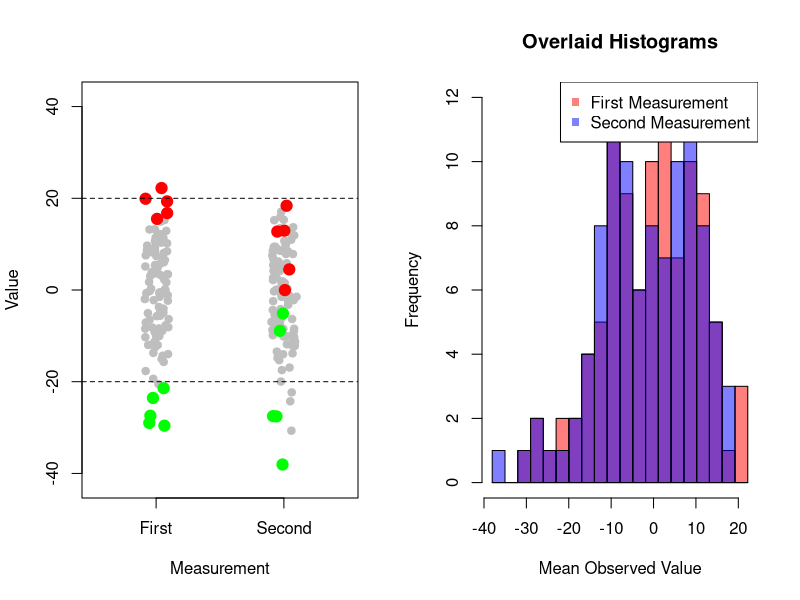

Source code (R):
# Simulate sum of two distributions for n people
# 
# For each of n people:
#   1. Draw a value from Normal(mean1, sd1)
#   2. Draw a value from Normal(mean2, sd2)
#   3. Store the sum of the two values

# Parameters - edit these values

# Underlying variation
n <- 100
mean_property <- 0
sd_property <- 10

mean_noise <- 0
sd_noise <- 20

# Number of repeated noisy observations per person
n_replicates <- 10
# Selected extremes
n_extremes <- 5
# Study inclusion criterion
inclusion_criterion <- 20

# Draw n underlying true values
real_values <- rnorm(n, mean = mean_property, sd = sd_property)

# For each person, draw n_replicates noise values
noise_matrix1 <- matrix(rnorm(n * n_replicates, mean = mean_noise, sd = sd_noise), nrow = n, ncol = n_replicates)
# For each person and each replicate, compute the noisy observed value
observed_matrix1 <- real_values + noise_matrix1

# For each person, draw n_replicates noise values
noise_matrix2 <- matrix(rnorm(n * n_replicates, mean = mean_noise, sd = sd_noise), nrow = n, ncol = n_replicates)
# For each person and each replicate, compute the noisy observed value
observed_matrix2 <- real_values + noise_matrix2

# Average across columns (replicates) for each person
mean_observed1 <- rowMeans(observed_matrix1)
mean_observed2 <- rowMeans(observed_matrix2)

rg <- ceiling(max(abs(c(mean_observed1, mean_observed2))) * 1.1)

# Get indices of extremes
lowest_indices <- order(mean_observed1)[1:n_extremes]
highest_indices <- tail(order(mean_observed1), n_extremes)

par(mfrow=c(1,2))

# Plot mean_observed1 at x=1 and mean_observed2 at x=2 with jitter
# All dots gray, lowest in green, highest in red
plot(c(1, 2), range(c(mean_observed1, mean_observed2)), type = "n",
     xlab = "Measurement", ylab = "Value", xaxt = "n", xlim = c(0.5, 2.5), ylim = c(-rg, rg))

# Fix each person's jittered x position once. The highlights are drawn on top
# of the gray dots, so they have to reuse the same x -- jittering again would
# put the coloured dot beside the person it is meant to be marking, and leave
# the gray one showing next to it.
x1 <- jitter(rep(1, n), amount = 0.1)
x2 <- jitter(rep(2, n), amount = 0.1)

# All points in gray
points(x1, mean_observed1, pch = 19, col = "gray")
points(x2, mean_observed2, pch = 19, col = "gray")

# Highlight lowest and highest indices
points(x1[lowest_indices], mean_observed1[lowest_indices], pch = 19, col = "green", cex = 1.5)
points(x2[lowest_indices], mean_observed2[lowest_indices], pch = 19, col = "green", cex = 1.5)
points(x1[highest_indices], mean_observed1[highest_indices], pch = 19, col = "red", cex = 1.5)
points(x2[highest_indices], mean_observed2[highest_indices], pch = 19, col = "red", cex = 1.5)

axis(1, at = 1:2, labels = c("First", "Second"))

abline(h = -inclusion_criterion, col = "black", lty = 2)
abline(h = inclusion_criterion, col = "black", lty = 2)

# Histogram of the two sets of 100 measurements, overlaid
# Use the same breaks for both histograms
all_values <- c(mean_observed1, mean_observed2)
common_breaks <- seq(min(all_values), max(all_values), length.out = 21)

hist(mean_observed1, breaks = common_breaks, col = rgb(1, 0, 0, 0.5),
     xlab = "Mean Observed Value", main = "Overlaid Histograms")
hist(mean_observed2, breaks = common_breaks, col = rgb(0, 0, 1, 0.5), add = TRUE)
legend("topright", legend = c("First Measurement", "Second Measurement"),
       col = c(rgb(1, 0, 0, 0.5), rgb(0, 0, 1, 0.5)), pch = 15)
